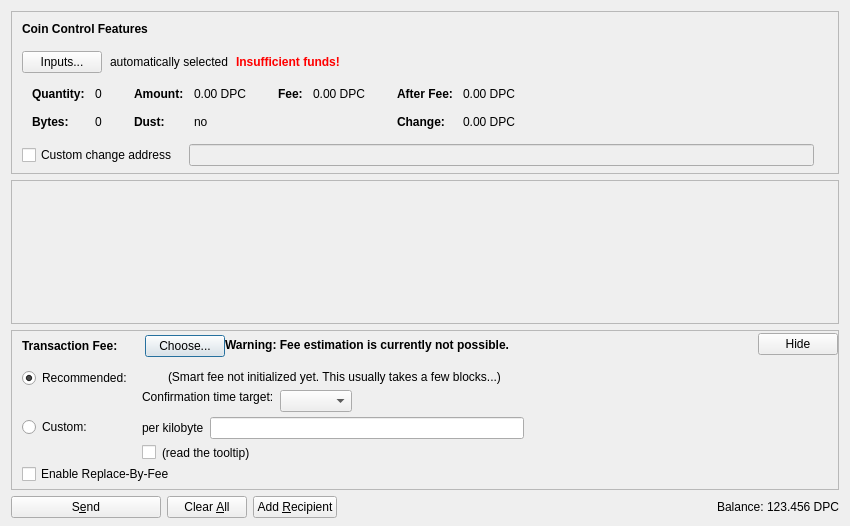
<?xml version="1.0" encoding="UTF-8"?>
<ui version="4.0">
 <class>SendCoinsDialog</class>
 <widget class="QDialog" name="SendCoinsDialog">
  <property name="geometry">
   <rect>
    <x>0</x>
    <y>0</y>
    <width>850</width>
    <height>526</height>
   </rect>
  </property>
  <property name="windowTitle">
   <string>Send Coins</string>
  </property>
  <layout class="QVBoxLayout" name="verticalLayout" stretch="0,1,0,0">
   <property name="bottomMargin">
    <number>8</number>
   </property>
   <item>
    <widget class="QFrame" name="frameCoinControl">
     <property name="sizePolicy">
      <sizepolicy hsizetype="Expanding" vsizetype="Expanding">
       <horstretch>0</horstretch>
       <verstretch>0</verstretch>
      </sizepolicy>
     </property>
     <property name="maximumSize">
      <size>
       <width>16777215</width>
       <height>16777215</height>
      </size>
     </property>
     <property name="frameShape">
      <enum>QFrame::StyledPanel</enum>
     </property>
     <property name="frameShadow">
      <enum>QFrame::Sunken</enum>
     </property>
     <layout class="QVBoxLayout" name="verticalLayoutCoinControl2">
      <property name="spacing">
       <number>0</number>
      </property>
      <property name="leftMargin">
       <number>0</number>
      </property>
      <property name="topMargin">
       <number>0</number>
      </property>
      <property name="rightMargin">
       <number>0</number>
      </property>
      <property name="bottomMargin">
       <number>6</number>
      </property>
      <item>
       <layout class="QVBoxLayout" name="verticalLayoutCoinControl" stretch="0,0,0,0,1">
        <property name="spacing">
         <number>0</number>
        </property>
        <property name="leftMargin">
         <number>10</number>
        </property>
        <property name="topMargin">
         <number>10</number>
        </property>
        <item>
         <layout class="QHBoxLayout" name="horizontalLayoutCoinControl1">
          <property name="bottomMargin">
           <number>15</number>
          </property>
          <item>
           <widget class="QLabel" name="labelCoinControlFeatures">
            <property name="sizePolicy">
             <sizepolicy hsizetype="Preferred" vsizetype="Maximum">
              <horstretch>0</horstretch>
              <verstretch>0</verstretch>
             </sizepolicy>
            </property>
            <property name="font">
             <font>
              <weight>75</weight>
              <bold>true</bold>
             </font>
            </property>
            <property name="styleSheet">
             <string notr="true">font-weight:bold;</string>
            </property>
            <property name="text">
             <string>Coin Control Features</string>
            </property>
           </widget>
          </item>
         </layout>
        </item>
        <item>
         <layout class="QHBoxLayout" name="horizontalLayoutCoinControl2" stretch="0,0,0,0">
          <property name="spacing">
           <number>8</number>
          </property>
          <property name="bottomMargin">
           <number>10</number>
          </property>
          <item>
           <widget class="QPushButton" name="pushButtonCoinControl">
            <property name="styleSheet">
             <string notr="true"/>
            </property>
            <property name="text">
             <string>Inputs...</string>
            </property>
            <property name="autoDefault">
             <bool>false</bool>
            </property>
           </widget>
          </item>
          <item>
           <widget class="QLabel" name="labelCoinControlAutomaticallySelected">
            <property name="text">
             <string>automatically selected</string>
            </property>
            <property name="margin">
             <number>5</number>
            </property>
           </widget>
          </item>
          <item>
           <widget class="QLabel" name="labelCoinControlInsuffFunds">
            <property name="font">
             <font>
              <weight>75</weight>
              <bold>true</bold>
             </font>
            </property>
            <property name="styleSheet">
             <string notr="true">color:red;font-weight:bold;</string>
            </property>
            <property name="text">
             <string>Insufficient funds!</string>
            </property>
            <property name="margin">
             <number>5</number>
            </property>
           </widget>
          </item>
          <item>
           <spacer name="horizontalSpacerCoinControl">
            <property name="orientation">
             <enum>Qt::Horizontal</enum>
            </property>
            <property name="sizeHint" stdset="0">
             <size>
              <width>40</width>
              <height>1</height>
             </size>
            </property>
           </spacer>
          </item>
         </layout>
        </item>
        <item>
         <widget class="QWidget" name="widgetCoinControl" native="true">
          <property name="sizePolicy">
           <sizepolicy hsizetype="Preferred" vsizetype="Preferred">
            <horstretch>0</horstretch>
            <verstretch>0</verstretch>
           </sizepolicy>
          </property>
          <property name="minimumSize">
           <size>
            <width>0</width>
            <height>0</height>
           </size>
          </property>
          <property name="styleSheet">
           <string notr="true"/>
          </property>
          <layout class="QHBoxLayout" name="horizontalLayoutCoinControl5">
           <property name="leftMargin">
            <number>0</number>
           </property>
           <property name="topMargin">
            <number>0</number>
           </property>
           <property name="rightMargin">
            <number>0</number>
           </property>
           <property name="bottomMargin">
            <number>0</number>
           </property>
           <item>
            <layout class="QHBoxLayout" name="horizontalLayoutCoinControl3" stretch="0,0,0,1">
             <property name="spacing">
              <number>20</number>
             </property>
             <property name="topMargin">
              <number>0</number>
             </property>
             <property name="bottomMargin">
              <number>10</number>
             </property>
             <item>
              <layout class="QFormLayout" name="formLayoutCoinControl1">
               <property name="horizontalSpacing">
                <number>10</number>
               </property>
               <property name="verticalSpacing">
                <number>14</number>
               </property>
               <property name="leftMargin">
                <number>10</number>
               </property>
               <property name="topMargin">
                <number>4</number>
               </property>
               <property name="rightMargin">
                <number>6</number>
               </property>
               <item row="0" column="0">
                <widget class="QLabel" name="labelCoinControlQuantityText">
                 <property name="font">
                  <font>
                   <weight>75</weight>
                   <bold>true</bold>
                  </font>
                 </property>
                 <property name="text">
                  <string>Quantity:</string>
                 </property>
                 <property name="margin">
                  <number>0</number>
                 </property>
                </widget>
               </item>
               <item row="0" column="1">
                <widget class="QLabel" name="labelCoinControlQuantity">
                 <property name="cursor">
                  <cursorShape>IBeamCursor</cursorShape>
                 </property>
                 <property name="contextMenuPolicy">
                  <enum>Qt::ActionsContextMenu</enum>
                 </property>
                 <property name="text">
                  <string notr="true">0</string>
                 </property>
                 <property name="margin">
                  <number>0</number>
                 </property>
                 <property name="textInteractionFlags">
                  <set>Qt::LinksAccessibleByMouse|Qt::TextSelectableByKeyboard|Qt::TextSelectableByMouse</set>
                 </property>
                </widget>
               </item>
               <item row="1" column="0">
                <widget class="QLabel" name="labelCoinControlBytesText">
                 <property name="font">
                  <font>
                   <weight>75</weight>
                   <bold>true</bold>
                  </font>
                 </property>
                 <property name="text">
                  <string>Bytes:</string>
                 </property>
                </widget>
               </item>
               <item row="1" column="1">
                <widget class="QLabel" name="labelCoinControlBytes">
                 <property name="cursor">
                  <cursorShape>IBeamCursor</cursorShape>
                 </property>
                 <property name="contextMenuPolicy">
                  <enum>Qt::ActionsContextMenu</enum>
                 </property>
                 <property name="text">
                  <string notr="true">0</string>
                 </property>
                 <property name="textInteractionFlags">
                  <set>Qt::LinksAccessibleByMouse|Qt::TextSelectableByKeyboard|Qt::TextSelectableByMouse</set>
                 </property>
                </widget>
               </item>
              </layout>
             </item>
             <item>
              <layout class="QFormLayout" name="formLayoutCoinControl2">
               <property name="horizontalSpacing">
                <number>10</number>
               </property>
               <property name="verticalSpacing">
                <number>14</number>
               </property>
               <property name="leftMargin">
                <number>6</number>
               </property>
               <property name="topMargin">
                <number>4</number>
               </property>
               <property name="rightMargin">
                <number>6</number>
               </property>
               <item row="0" column="0">
                <widget class="QLabel" name="labelCoinControlAmountText">
                 <property name="font">
                  <font>
                   <weight>75</weight>
                   <bold>true</bold>
                  </font>
                 </property>
                 <property name="text">
                  <string>Amount:</string>
                 </property>
                 <property name="margin">
                  <number>0</number>
                 </property>
                </widget>
               </item>
               <item row="0" column="1">
                <widget class="QLabel" name="labelCoinControlAmount">
                 <property name="cursor">
                  <cursorShape>IBeamCursor</cursorShape>
                 </property>
                 <property name="contextMenuPolicy">
                  <enum>Qt::ActionsContextMenu</enum>
                 </property>
                 <property name="text">
                  <string notr="true">0.00 DPC</string>
                 </property>
                 <property name="textInteractionFlags">
                  <set>Qt::LinksAccessibleByMouse|Qt::TextSelectableByKeyboard|Qt::TextSelectableByMouse</set>
                 </property>
                </widget>
               </item>
               <item row="1" column="0">
                <widget class="QLabel" name="labelCoinControlLowOutputText">
                 <property name="font">
                  <font>
                   <weight>75</weight>
                   <bold>true</bold>
                  </font>
                 </property>
                 <property name="text">
                  <string>Dust:</string>
                 </property>
                </widget>
               </item>
               <item row="1" column="1">
                <widget class="QLabel" name="labelCoinControlLowOutput">
                 <property name="cursor">
                  <cursorShape>IBeamCursor</cursorShape>
                 </property>
                 <property name="contextMenuPolicy">
                  <enum>Qt::ActionsContextMenu</enum>
                 </property>
                 <property name="text">
                  <string notr="true">no</string>
                 </property>
                 <property name="textInteractionFlags">
                  <set>Qt::LinksAccessibleByMouse|Qt::TextSelectableByKeyboard|Qt::TextSelectableByMouse</set>
                 </property>
                </widget>
               </item>
              </layout>
             </item>
             <item>
              <layout class="QFormLayout" name="formLayoutCoinControl3">
               <property name="horizontalSpacing">
                <number>10</number>
               </property>
               <property name="verticalSpacing">
                <number>14</number>
               </property>
               <property name="leftMargin">
                <number>6</number>
               </property>
               <property name="topMargin">
                <number>4</number>
               </property>
               <property name="rightMargin">
                <number>6</number>
               </property>
               <item row="0" column="0">
                <widget class="QLabel" name="labelCoinControlFeeText">
                 <property name="font">
                  <font>
                   <weight>75</weight>
                   <bold>true</bold>
                  </font>
                 </property>
                 <property name="text">
                  <string>Fee:</string>
                 </property>
                 <property name="margin">
                  <number>0</number>
                 </property>
                </widget>
               </item>
               <item row="0" column="1">
                <widget class="QLabel" name="labelCoinControlFee">
                 <property name="cursor">
                  <cursorShape>IBeamCursor</cursorShape>
                 </property>
                 <property name="contextMenuPolicy">
                  <enum>Qt::ActionsContextMenu</enum>
                 </property>
                 <property name="text">
                  <string notr="true">0.00 DPC</string>
                 </property>
                 <property name="textInteractionFlags">
                  <set>Qt::LinksAccessibleByMouse|Qt::TextSelectableByKeyboard|Qt::TextSelectableByMouse</set>
                 </property>
                </widget>
               </item>
              </layout>
             </item>
             <item>
              <layout class="QFormLayout" name="formLayoutCoinControl4">
               <property name="horizontalSpacing">
                <number>10</number>
               </property>
               <property name="verticalSpacing">
                <number>14</number>
               </property>
               <property name="leftMargin">
                <number>6</number>
               </property>
               <property name="topMargin">
                <number>4</number>
               </property>
               <property name="rightMargin">
                <number>6</number>
               </property>
               <item row="0" column="0">
                <widget class="QLabel" name="labelCoinControlAfterFeeText">
                 <property name="font">
                  <font>
                   <weight>75</weight>
                   <bold>true</bold>
                  </font>
                 </property>
                 <property name="text">
                  <string>After Fee:</string>
                 </property>
                 <property name="margin">
                  <number>0</number>
                 </property>
                </widget>
               </item>
               <item row="0" column="1">
                <widget class="QLabel" name="labelCoinControlAfterFee">
                 <property name="cursor">
                  <cursorShape>IBeamCursor</cursorShape>
                 </property>
                 <property name="contextMenuPolicy">
                  <enum>Qt::ActionsContextMenu</enum>
                 </property>
                 <property name="text">
                  <string notr="true">0.00 DPC</string>
                 </property>
                 <property name="textInteractionFlags">
                  <set>Qt::LinksAccessibleByMouse|Qt::TextSelectableByKeyboard|Qt::TextSelectableByMouse</set>
                 </property>
                </widget>
               </item>
               <item row="1" column="0">
                <widget class="QLabel" name="labelCoinControlChangeText">
                 <property name="font">
                  <font>
                   <weight>75</weight>
                   <bold>true</bold>
                  </font>
                 </property>
                 <property name="text">
                  <string>Change:</string>
                 </property>
                </widget>
               </item>
               <item row="1" column="1">
                <widget class="QLabel" name="labelCoinControlChange">
                 <property name="cursor">
                  <cursorShape>IBeamCursor</cursorShape>
                 </property>
                 <property name="contextMenuPolicy">
                  <enum>Qt::ActionsContextMenu</enum>
                 </property>
                 <property name="text">
                  <string notr="true">0.00 DPC</string>
                 </property>
                 <property name="textInteractionFlags">
                  <set>Qt::LinksAccessibleByMouse|Qt::TextSelectableByKeyboard|Qt::TextSelectableByMouse</set>
                 </property>
                </widget>
               </item>
              </layout>
             </item>
            </layout>
           </item>
          </layout>
         </widget>
        </item>
        <item>
         <layout class="QHBoxLayout" name="horizontalLayoutCoinControl4" stretch="0,0,0">
          <property name="spacing">
           <number>12</number>
          </property>
          <property name="sizeConstraint">
           <enum>QLayout::SetDefaultConstraint</enum>
          </property>
          <property name="topMargin">
           <number>5</number>
          </property>
          <property name="rightMargin">
           <number>5</number>
          </property>
          <item>
           <widget class="QCheckBox" name="checkBoxCoinControlChange">
            <property name="toolTip">
             <string>If this is activated, but the change address is empty or invalid, change will be sent to a newly generated address.</string>
            </property>
            <property name="text">
             <string>Custom change address</string>
            </property>
           </widget>
          </item>
          <item>
           <widget class="QValidatedLineEdit" name="lineEditCoinControlChange">
            <property name="enabled">
             <bool>false</bool>
            </property>
            <property name="sizePolicy">
             <sizepolicy hsizetype="Expanding" vsizetype="Fixed">
              <horstretch>0</horstretch>
              <verstretch>0</verstretch>
             </sizepolicy>
            </property>
           </widget>
          </item>
          <item>
           <widget class="QLabel" name="labelCoinControlChangeLabel">
            <property name="sizePolicy">
             <sizepolicy hsizetype="Preferred" vsizetype="Expanding">
              <horstretch>0</horstretch>
              <verstretch>0</verstretch>
             </sizepolicy>
            </property>
            <property name="minimumSize">
             <size>
              <width>0</width>
              <height>0</height>
             </size>
            </property>
            <property name="text">
             <string/>
            </property>
            <property name="margin">
             <number>3</number>
            </property>
           </widget>
          </item>
         </layout>
        </item>
        <item>
         <spacer name="verticalSpacerCoinControl">
          <property name="orientation">
           <enum>Qt::Vertical</enum>
          </property>
          <property name="sizeHint" stdset="0">
           <size>
            <width>800</width>
            <height>1</height>
           </size>
          </property>
         </spacer>
        </item>
       </layout>
      </item>
     </layout>
    </widget>
   </item>
   <item>
    <widget class="QScrollArea" name="scrollArea">
     <property name="widgetResizable">
      <bool>true</bool>
     </property>
     <widget class="QWidget" name="scrollAreaWidgetContents">
      <property name="geometry">
       <rect>
        <x>0</x>
        <y>0</y>
        <width>830</width>
        <height>104</height>
       </rect>
      </property>
      <layout class="QVBoxLayout" name="verticalLayout_2" stretch="0,1">
       <property name="leftMargin">
        <number>0</number>
       </property>
       <property name="topMargin">
        <number>0</number>
       </property>
       <property name="rightMargin">
        <number>0</number>
       </property>
       <property name="bottomMargin">
        <number>0</number>
       </property>
       <item>
        <layout class="QVBoxLayout" name="entries">
         <property name="spacing">
          <number>6</number>
         </property>
        </layout>
       </item>
       <item>
        <spacer name="verticalSpacer">
         <property name="orientation">
          <enum>Qt::Vertical</enum>
         </property>
         <property name="sizeHint" stdset="0">
          <size>
           <width>20</width>
           <height>40</height>
          </size>
         </property>
        </spacer>
       </item>
      </layout>
     </widget>
    </widget>
   </item>
   <item>
    <widget class="QFrame" name="frameFee">
     <property name="sizePolicy">
      <sizepolicy hsizetype="Expanding" vsizetype="Expanding">
       <horstretch>0</horstretch>
       <verstretch>0</verstretch>
      </sizepolicy>
     </property>
     <property name="maximumSize">
      <size>
       <width>16777215</width>
       <height>16777215</height>
      </size>
     </property>
     <property name="frameShape">
      <enum>QFrame::StyledPanel</enum>
     </property>
     <property name="frameShadow">
      <enum>QFrame::Sunken</enum>
     </property>
     <layout class="QVBoxLayout" name="verticalLayoutFee1">
      <property name="spacing">
       <number>0</number>
      </property>
      <property name="leftMargin">
       <number>0</number>
      </property>
      <property name="topMargin">
       <number>0</number>
      </property>
      <property name="rightMargin">
       <number>0</number>
      </property>
      <property name="bottomMargin">
       <number>0</number>
      </property>
      <item>
       <layout class="QVBoxLayout" name="verticalLayoutFee2" stretch="0,0,0">
        <property name="spacing">
         <number>0</number>
        </property>
        <property name="leftMargin">
         <number>10</number>
        </property>
        <property name="topMargin">
         <number>0</number>
        </property>
        <item>
         <layout class="QHBoxLayout" name="horizontalLayoutFee1">
          <property name="bottomMargin">
           <number>0</number>
          </property>
          <item>
           <layout class="QVBoxLayout" name="verticalLayoutFee7">
            <property name="spacing">
             <number>0</number>
            </property>
            <item>
             <spacer name="verticalSpacerSmartFee">
              <property name="orientation">
               <enum>Qt::Vertical</enum>
              </property>
              <property name="sizeType">
               <enum>QSizePolicy::Fixed</enum>
              </property>
              <property name="sizeHint" stdset="0">
               <size>
                <width>1</width>
                <height>4</height>
               </size>
              </property>
             </spacer>
            </item>
            <item>
             <layout class="QHBoxLayout" name="horizontalLayoutSmartFee">
              <property name="spacing">
               <number>10</number>
              </property>
              <item>
               <widget class="QLabel" name="labelFeeHeadline">
                <property name="sizePolicy">
                 <sizepolicy hsizetype="Preferred" vsizetype="Maximum">
                  <horstretch>0</horstretch>
                  <verstretch>0</verstretch>
                 </sizepolicy>
                </property>
                <property name="font">
                 <font>
                  <weight>75</weight>
                  <bold>true</bold>
                 </font>
                </property>
                <property name="styleSheet">
                 <string notr="true">font-weight:bold;</string>
                </property>
                <property name="text">
                 <string>Transaction Fee:</string>
                </property>
               </widget>
              </item>
              <item>
               <widget class="QLabel" name="labelFeeMinimized">
                <property name="text">
                 <string/>
                </property>
               </widget>
              </item>
              <item>
               <widget class="QPushButton" name="buttonChooseFee">
                <property name="text">
                 <string>Choose...</string>
                </property>
               </widget>
              </item>
             </layout>
            </item>
            <item>
             <spacer name="verticalSpacer_5">
              <property name="orientation">
               <enum>Qt::Vertical</enum>
              </property>
              <property name="sizeHint" stdset="0">
               <size>
                <width>1</width>
                <height>1</height>
               </size>
              </property>
             </spacer>
            </item>
           </layout>
          </item>
          <item>
           <widget class="QLabel" name="fallbackFeeWarningLabel">
            <property name="toolTip">
             <string>Using the fallbackfee can result in sending a transaction that will take several hours or days (or never) to confirm. Consider choosing your fee manually or wait until you have validated the complete chain.</string>
            </property>
            <property name="font">
            <font>
                <weight>75</weight>
                <bold>true</bold>
            </font>
            </property>
            <property name="text">
             <string>Warning: Fee estimation is currently not possible.</string>
            </property>
            <property name="wordWrap">
             <bool>false</bool>
            </property>
           </widget>
          </item>
          <item>
           <spacer name="horizontalSpacer_4">
            <property name="orientation">
             <enum>Qt::Horizontal</enum>
            </property>
            <property name="sizeType">
             <enum>QSizePolicy::MinimumExpanding</enum>
            </property>
            <property name="sizeHint" stdset="0">
             <size>
              <width>40</width>
              <height>20</height>
             </size>
            </property>
           </spacer>
          </item>
          <item>
           <widget class="QPushButton" name="buttonMinimizeFee">
            <property name="toolTip">
             <string>collapse fee-settings</string>
            </property>
            <property name="text">
             <string>Hide</string>
            </property>
           </widget>
          </item>
         </layout>
        </item>
        <item>
         <widget class="QFrame" name="frameFeeSelection">
          <layout class="QVBoxLayout" name="verticalLayoutFee12">
           <property name="spacing">
            <number>0</number>
           </property>
           <property name="leftMargin">
            <number>0</number>
           </property>
           <property name="topMargin">
            <number>0</number>
           </property>
           <property name="rightMargin">
            <number>0</number>
           </property>
           <property name="bottomMargin">
            <number>0</number>
           </property>
           <item>
            <layout class="QGridLayout" name="gridLayoutFee">
             <property name="topMargin">
              <number>10</number>
             </property>
             <property name="bottomMargin">
              <number>4</number>
             </property>
             <property name="horizontalSpacing">
              <number>10</number>
             </property>
             <property name="verticalSpacing">
              <number>4</number>
             </property>
             <item row="1" column="1">
              <layout class="QVBoxLayout" name="verticalLayoutFee8">
               <property name="spacing">
                <number>6</number>
               </property>
               <item>
                <layout class="QHBoxLayout" name="horizontalLayoutFee13">
                 <item>
                  <widget class="QLabel" name="labelCustomPerKilobyte">
                   <property name="toolTip">
                    <string>Specify a custom fee per kB (1,000 bytes) of the transaction's virtual size.

Note:  Since the fee is calculated on a per-byte basis, a fee of "100 satoshis per kB" for a transaction size of 500 bytes (half of 1 kB) would ultimately yield a fee of only 50 satoshis.</string>
                   </property>
                   <property name="text">
                    <string>per kilobyte</string>
                   </property>
                  </widget>
                 </item>
                 <item>
                  <widget class="DeepcoinAmountField" name="customFee"/>
                 </item>
                 <item>
                  <spacer name="horizontalSpacer_6">
                   <property name="orientation">
                    <enum>Qt::Horizontal</enum>
                   </property>
                   <property name="sizeHint" stdset="0">
                    <size>
                     <width>1</width>
                     <height>1</height>
                    </size>
                   </property>
                  </spacer>
                 </item>
                </layout>
               </item>
               <item>
                <layout class="QHBoxLayout" name="horizontalLayoutFee8">
                 <item>
                  <widget class="QCheckBox" name="checkBoxMinimumFee">
                   <property name="toolTip">
                    <string>Paying only the minimum fee is just fine as long as there is less transaction volume than space in the blocks. But be aware that this can end up in a never confirming transaction once there is more demand for deepcoin transactions than the network can process.</string>
                   </property>
                   <property name="text">
                    <string/>
                   </property>
                  </widget>
                 </item>
                 <item>
                  <widget class="QLabel" name="labelMinFeeWarning">
                   <property name="enabled">
                    <bool>true</bool>
                   </property>
                   <property name="toolTip">
                    <string>Paying only the minimum fee is just fine as long as there is less transaction volume than space in the blocks. But be aware that this can end up in a never confirming transaction once there is more demand for deepcoin transactions than the network can process.</string>
                   </property>
                   <property name="text">
                    <string>(read the tooltip)</string>
                   </property>
                   <property name="margin">
                    <number>5</number>
                   </property>
                  </widget>
                 </item>
                 <item>
                  <spacer name="horizontalSpacer_2">
                   <property name="orientation">
                    <enum>Qt::Horizontal</enum>
                   </property>
                   <property name="sizeHint" stdset="0">
                    <size>
                     <width>1</width>
                     <height>1</height>
                    </size>
                   </property>
                  </spacer>
                 </item>
                </layout>
               </item>
              </layout>
             </item>
             <item row="0" column="0">
              <layout class="QVBoxLayout" name="verticalLayoutFee4" stretch="0,1">
               <item>
                <widget class="QRadioButton" name="radioSmartFee">
                 <property name="text">
                  <string>Recommended:</string>
                 </property>
                 <property name="checked">
                  <bool>true</bool>
                 </property>
                 <attribute name="buttonGroup">
                  <string notr="true">groupFee</string>
                 </attribute>
                </widget>
               </item>
               <item>
                <spacer name="verticalSpacer_2">
                 <property name="orientation">
                  <enum>Qt::Vertical</enum>
                 </property>
                 <property name="sizeHint" stdset="0">
                  <size>
                   <width>1</width>
                   <height>1</height>
                  </size>
                 </property>
                </spacer>
               </item>
              </layout>
             </item>
             <item row="1" column="0">
              <layout class="QVBoxLayout" name="verticalLayoutFee9" stretch="0,1">
               <item>
                <widget class="QRadioButton" name="radioCustomFee">
                 <property name="text">
                  <string>Custom:</string>
                 </property>
                 <attribute name="buttonGroup">
                  <string notr="true">groupFee</string>
                 </attribute>
                </widget>
               </item>
               <item>
                <spacer name="verticalSpacer_6">
                 <property name="orientation">
                  <enum>Qt::Vertical</enum>
                 </property>
                 <property name="sizeHint" stdset="0">
                  <size>
                   <width>1</width>
                   <height>1</height>
                  </size>
                 </property>
                </spacer>
               </item>
              </layout>
             </item>
             <item row="0" column="1">
              <layout class="QVBoxLayout" name="verticalLayoutFee3" stretch="0,0,1">
               <property name="spacing">
                <number>6</number>
               </property>
               <property name="topMargin">
                <number>2</number>
               </property>
               <item>
                <layout class="QHBoxLayout" name="horizontalLayoutFee12">
                 <item>
                  <widget class="QLabel" name="labelSmartFee">
                   <property name="text">
                    <string/>
                   </property>
                   <property name="margin">
                    <number>2</number>
                   </property>
                  </widget>
                 </item>
                 <item>
                  <widget class="QLabel" name="labelFeeEstimation">
                   <property name="text">
                    <string/>
                   </property>
                  </widget>
                 </item>
                 <item>
                  <widget class="QLabel" name="labelSmartFee2">
                   <property name="text">
                    <string>(Smart fee not initialized yet. This usually takes a few blocks...)</string>
                   </property>
                   <property name="margin">
                    <number>2</number>
                   </property>
                  </widget>
                 </item>
                 <item>
                  <spacer name="horizontalSpacer_5">
                   <property name="orientation">
                    <enum>Qt::Horizontal</enum>
                   </property>
                   <property name="sizeHint" stdset="0">
                    <size>
                     <width>1</width>
                     <height>1</height>
                    </size>
                   </property>
                  </spacer>
                 </item>
                </layout>
               </item>
               <item>
                <layout class="QHBoxLayout" name="horizontalLayoutFee9">
                 <item>
                  <layout class="QVBoxLayout" name="verticalLayoutFee6">
                   <item>
                    <widget class="QLabel" name="labelSmartFee3">
                     <property name="text">
                      <string>Confirmation time target:</string>
                     </property>
                     <property name="margin">
                      <number>2</number>
                     </property>
                    </widget>
                   </item>
                   <item>
                    <spacer name="verticalSpacer_3">
                     <property name="orientation">
                      <enum>Qt::Vertical</enum>
                     </property>
                     <property name="sizeHint" stdset="0">
                      <size>
                       <width>1</width>
                       <height>1</height>
                      </size>
                     </property>
                    </spacer>
                   </item>
                  </layout>
                 </item>
                 <item>
                  <layout class="QVBoxLayout" name="verticalLayoutFee5">
                   <property name="rightMargin">
                    <number>30</number>
                   </property>
                   <item>
                    <layout class="QHBoxLayout" name="horizontalLayoutConfTarget">
                     <property name="bottomMargin">
                      <number>0</number>
                     </property>
                     <item>
                      <widget class="QComboBox" name="confTargetSelector"/>
                     </item>
                     <item>
                      <spacer name="horizontalSpacerConfTarget">
                       <property name="orientation">
                        <enum>Qt::Horizontal</enum>
                       </property>
                       <property name="sizeHint" stdset="0">
                        <size>
                         <width>40</width>
                         <height>20</height>
                        </size>
                       </property>
                      </spacer>
                     </item>
                    </layout>
                   </item>
                  </layout>
                 </item>
                </layout>
               </item>
               <item>
                <spacer name="verticalSpacer_4">
                 <property name="orientation">
                  <enum>Qt::Vertical</enum>
                 </property>
                 <property name="sizeHint" stdset="0">
                  <size>
                   <width>1</width>
                   <height>1</height>
                  </size>
                 </property>
                </spacer>
               </item>
              </layout>
             </item>
            </layout>
           </item>
           <item>
            <widget class="QCheckBox" name="optInRBF">
             <property name="text">
              <string>Enable Replace-By-Fee</string>
             </property>
             <property name="toolTip">
              <string>With Replace-By-Fee (BIP-125) you can increase a transaction's fee after it is sent. Without this, a higher fee may be recommended to compensate for increased transaction delay risk.</string>
             </property>
            </widget>
           </item>
          </layout>
         </widget>
        </item>
        <item>
         <spacer name="verticalSpacerFee">
          <property name="orientation">
           <enum>Qt::Vertical</enum>
          </property>
          <property name="sizeHint" stdset="0">
           <size>
            <width>40</width>
            <height>5</height>
           </size>
          </property>
         </spacer>
        </item>
       </layout>
      </item>
     </layout>
    </widget>
   </item>
   <item>
    <layout class="QHBoxLayout" name="horizontalLayout">
     <item>
      <widget class="QPushButton" name="sendButton">
       <property name="minimumSize">
        <size>
         <width>150</width>
         <height>0</height>
        </size>
       </property>
       <property name="toolTip">
        <string>Confirm the send action</string>
       </property>
       <property name="text">
        <string>S&amp;end</string>
       </property>
       <property name="icon">
        <iconset resource="../deepcoin.qrc">
         <normaloff>:/icons/send</normaloff>:/icons/send</iconset>
       </property>
       <property name="autoDefault">
        <bool>false</bool>
       </property>
       <property name="default">
        <bool>false</bool>
       </property>
      </widget>
     </item>
     <item>
      <widget class="QPushButton" name="clearButton">
       <property name="sizePolicy">
        <sizepolicy hsizetype="Minimum" vsizetype="Fixed">
         <horstretch>0</horstretch>
         <verstretch>0</verstretch>
        </sizepolicy>
       </property>
       <property name="toolTip">
        <string>Clear all fields of the form.</string>
       </property>
       <property name="text">
        <string>Clear &amp;All</string>
       </property>
       <property name="icon">
        <iconset resource="../deepcoin.qrc">
         <normaloff>:/icons/remove</normaloff>:/icons/remove</iconset>
       </property>
       <property name="autoDefault">
        <bool>false</bool>
       </property>
      </widget>
     </item>
     <item>
      <widget class="QPushButton" name="addButton">
       <property name="toolTip">
        <string>Send to multiple recipients at once</string>
       </property>
       <property name="text">
        <string>Add &amp;Recipient</string>
       </property>
       <property name="icon">
        <iconset resource="../deepcoin.qrc">
         <normaloff>:/icons/add</normaloff>:/icons/add</iconset>
       </property>
       <property name="autoDefault">
        <bool>false</bool>
       </property>
      </widget>
     </item>
     <item>
      <spacer name="horizontalSpacer">
       <property name="orientation">
        <enum>Qt::Horizontal</enum>
       </property>
       <property name="sizeHint" stdset="0">
        <size>
         <width>40</width>
         <height>20</height>
        </size>
       </property>
      </spacer>
     </item>
     <item>
      <layout class="QHBoxLayout" name="horizontalLayout_2">
       <property name="spacing">
        <number>3</number>
       </property>
       <item>
        <widget class="QLabel" name="label">
         <property name="sizePolicy">
          <sizepolicy hsizetype="Preferred" vsizetype="Fixed">
           <horstretch>0</horstretch>
           <verstretch>0</verstretch>
          </sizepolicy>
         </property>
         <property name="text">
          <string>Balance:</string>
         </property>
        </widget>
       </item>
       <item>
        <widget class="QLabel" name="labelBalance">
         <property name="sizePolicy">
          <sizepolicy hsizetype="Preferred" vsizetype="Fixed">
           <horstretch>0</horstretch>
           <verstretch>0</verstretch>
          </sizepolicy>
         </property>
         <property name="cursor">
          <cursorShape>IBeamCursor</cursorShape>
         </property>
         <property name="text">
          <string notr="true">123.456 DPC</string>
         </property>
         <property name="textInteractionFlags">
          <set>Qt::LinksAccessibleByMouse|Qt::TextSelectableByKeyboard|Qt::TextSelectableByMouse</set>
         </property>
        </widget>
       </item>
      </layout>
     </item>
    </layout>
   </item>
  </layout>
 </widget>
 <customwidgets>
  <customwidget>
   <class>QValidatedLineEdit</class>
   <extends>QLineEdit</extends>
   <header>qt/qvalidatedlineedit.h</header>
  </customwidget>
  <customwidget>
   <class>DeepcoinAmountField</class>
   <extends>QLineEdit</extends>
   <header>qt/deepcoinamountfield.h</header>
   <container>1</container>
  </customwidget>
 </customwidgets>
 <resources>
  <include location="../deepcoin.qrc"/>
 </resources>
 <connections/>
 <buttongroups>
  <buttongroup name="groupFee"/>
 </buttongroups>
</ui>
